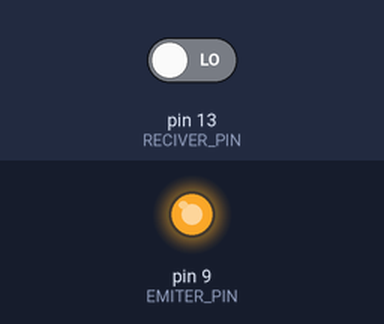
The sketch below on a simulated Arduino Uno, built with avr-gcc and run on an emulated ATmega328P. Parts: output pins drawn as LEDs (lit = HIGH). The inputs (shaded band) are chosen by the test bench; at power-on: pin 13 (RECIVER_PIN) LOW. What the sketch prints to the serial monitor is not drawn.

Above: at 0.1 s.
Timing chart, 0 to 1.6 s (numbered marks = the images above):
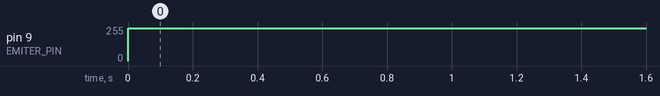

Measured:
- by itself, pin 9 (EMITER_PIN): 0/255 → 245/255 at 0.00 s

The sketch:

test_PWM__lectura_digital_del_sensor.ino
```cpp
#include <PWM.h>
int32_t frequency = 38000; // Establezca la Frecuencia en Hertz (HZ), se pueden operar frecuencias de 10Hz a 300kHz aprox
#define EMITER_PIN 9
#define RECIVER_PIN 13
#define PWM 245

void setup()
{
  InitTimersSafe();
  bool success = SetPinFrequencySafe(EMITER_PIN, frequency);
  pinMode(RECIVER_PIN, INPUT);
  Serial.begin(9600);
}

void loop()
{
  pwmWrite(EMITER_PIN, PWM);
  delay(30);
  Serial.print(digitalRead(RECIVER_PIN));
}
```
